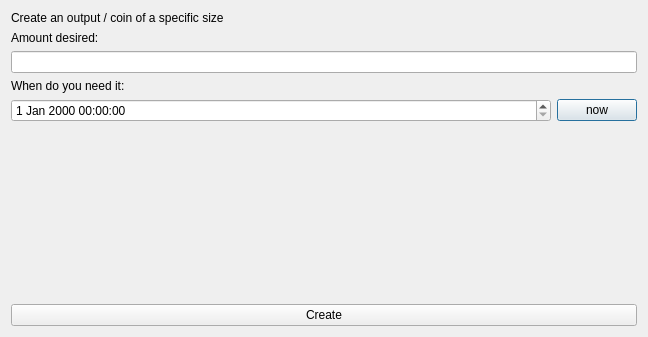
<?xml version="1.0" encoding="UTF-8"?>
<ui version="4.0">
 <class>DenialAmountDialog</class>
 <widget class="QDialog" name="DenialAmountDialog">
  <property name="geometry">
   <rect>
    <x>0</x>
    <y>0</y>
    <width>648</width>
    <height>337</height>
   </rect>
  </property>
  <property name="windowTitle">
   <string>Create an output of a specific size</string>
  </property>
  <layout class="QVBoxLayout" name="verticalLayout">
   <item>
    <widget class="QLabel" name="label">
     <property name="text">
      <string>Create an output / coin of a specific size</string>
     </property>
    </widget>
   </item>
   <item>
    <widget class="QLabel" name="label_2">
     <property name="text">
      <string>Amount desired:</string>
     </property>
    </widget>
   </item>
   <item>
    <widget class="BitcoinAmountField" name="amount"/>
   </item>
   <item>
    <widget class="QLabel" name="label_3">
     <property name="text">
      <string>When do you need it:</string>
     </property>
    </widget>
   </item>
   <item>
    <layout class="QHBoxLayout" name="horizontalLayout">
     <property name="bottomMargin">
      <number>0</number>
     </property>
     <item>
      <widget class="QDateTimeEdit" name="dateTimeEdit"/>
     </item>
     <item>
      <widget class="QPushButton" name="pushButtonNow">
       <property name="sizePolicy">
        <sizepolicy hsizetype="Maximum" vsizetype="Fixed">
         <horstretch>0</horstretch>
         <verstretch>0</verstretch>
        </sizepolicy>
       </property>
       <property name="text">
        <string>now</string>
       </property>
      </widget>
     </item>
    </layout>
   </item>
   <item>
    <spacer name="verticalSpacer">
     <property name="orientation">
      <enum>Qt::Vertical</enum>
     </property>
     <property name="sizeHint" stdset="0">
      <size>
       <width>20</width>
       <height>40</height>
      </size>
     </property>
    </spacer>
   </item>
   <item>
    <widget class="QPushButton" name="pushButtonCreate">
     <property name="text">
      <string>Create</string>
     </property>
    </widget>
   </item>
  </layout>
 </widget>
 <customwidgets>
  <customwidget>
   <class>BitcoinAmountField</class>
   <extends>QLineEdit</extends>
   <header>qt/drivechainamountfield.h</header>
   <container>1</container>
  </customwidget>
 </customwidgets>
 <resources/>
 <connections/>
</ui>
